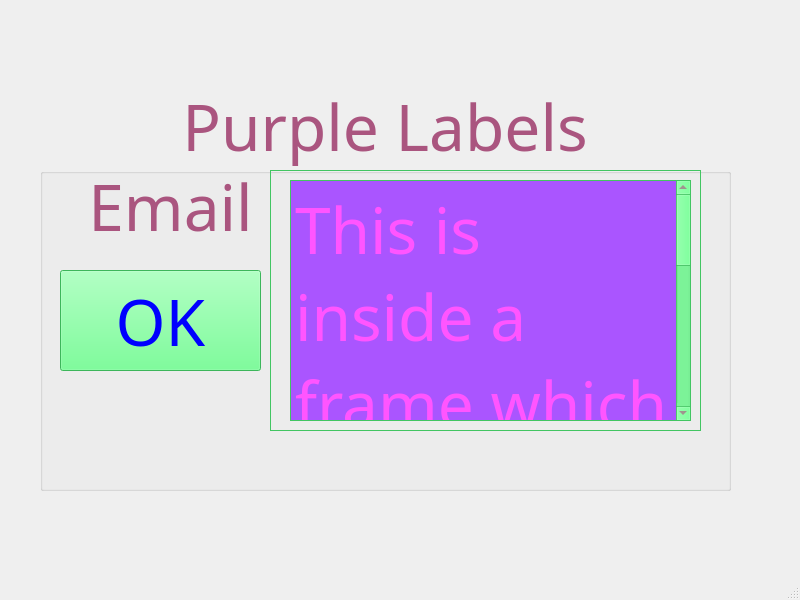
<?xml version="1.0" encoding="UTF-8"?>
<ui version="4.0">
 <class>MainWindow</class>
 <widget class="QMainWindow" name="MainWindow">
  <property name="geometry">
   <rect>
    <x>0</x>
    <y>0</y>
    <width>800</width>
    <height>600</height>
   </rect>
  </property>
  <property name="windowTitle">
   <string>MainWindow</string>
  </property>
  <widget class="QWidget" name="centralwidget">
   <widget class="QGroupBox" name="redLabelGroup">
    <property name="geometry">
     <rect>
      <x>40</x>
      <y>80</y>
      <width>691</width>
      <height>411</height>
     </rect>
    </property>
    <property name="palette">
     <palette>
      <active>
       <colorrole role="WindowText">
        <brush brushstyle="SolidPattern">
         <color alpha="255">
          <red>170</red>
          <green>85</green>
          <blue>127</blue>
         </color>
        </brush>
       </colorrole>
       <colorrole role="Button">
        <brush brushstyle="SolidPattern">
         <color alpha="255">
          <red>85</red>
          <green>255</green>
          <blue>127</blue>
         </color>
        </brush>
       </colorrole>
       <colorrole role="Light">
        <brush brushstyle="SolidPattern">
         <color alpha="255">
          <red>213</red>
          <green>255</green>
          <blue>223</blue>
         </color>
        </brush>
       </colorrole>
       <colorrole role="Midlight">
        <brush brushstyle="SolidPattern">
         <color alpha="255">
          <red>149</red>
          <green>255</green>
          <blue>175</blue>
         </color>
        </brush>
       </colorrole>
       <colorrole role="Dark">
        <brush brushstyle="SolidPattern">
         <color alpha="255">
          <red>42</red>
          <green>127</green>
          <blue>63</blue>
         </color>
        </brush>
       </colorrole>
       <colorrole role="Mid">
        <brush brushstyle="SolidPattern">
         <color alpha="255">
          <red>56</red>
          <green>170</green>
          <blue>84</blue>
         </color>
        </brush>
       </colorrole>
       <colorrole role="Text">
        <brush brushstyle="SolidPattern">
         <color alpha="255">
          <red>255</red>
          <green>85</green>
          <blue>255</blue>
         </color>
        </brush>
       </colorrole>
       <colorrole role="BrightText">
        <brush brushstyle="SolidPattern">
         <color alpha="255">
          <red>255</red>
          <green>255</green>
          <blue>255</blue>
         </color>
        </brush>
       </colorrole>
       <colorrole role="ButtonText">
        <brush brushstyle="SolidPattern">
         <color alpha="255">
          <red>0</red>
          <green>0</green>
          <blue>255</blue>
         </color>
        </brush>
       </colorrole>
       <colorrole role="Base">
        <brush brushstyle="SolidPattern">
         <color alpha="255">
          <red>255</red>
          <green>255</green>
          <blue>255</blue>
         </color>
        </brush>
       </colorrole>
       <colorrole role="Window">
        <brush brushstyle="SolidPattern">
         <color alpha="255">
          <red>85</red>
          <green>255</green>
          <blue>127</blue>
         </color>
        </brush>
       </colorrole>
       <colorrole role="Shadow">
        <brush brushstyle="SolidPattern">
         <color alpha="255">
          <red>0</red>
          <green>0</green>
          <blue>0</blue>
         </color>
        </brush>
       </colorrole>
       <colorrole role="AlternateBase">
        <brush brushstyle="SolidPattern">
         <color alpha="255">
          <red>170</red>
          <green>255</green>
          <blue>191</blue>
         </color>
        </brush>
       </colorrole>
       <colorrole role="ToolTipBase">
        <brush brushstyle="SolidPattern">
         <color alpha="255">
          <red>255</red>
          <green>255</green>
          <blue>220</blue>
         </color>
        </brush>
       </colorrole>
       <colorrole role="ToolTipText">
        <brush brushstyle="SolidPattern">
         <color alpha="255">
          <red>0</red>
          <green>0</green>
          <blue>0</blue>
         </color>
        </brush>
       </colorrole>
      </active>
      <inactive>
       <colorrole role="WindowText">
        <brush brushstyle="SolidPattern">
         <color alpha="255">
          <red>170</red>
          <green>85</green>
          <blue>127</blue>
         </color>
        </brush>
       </colorrole>
       <colorrole role="Button">
        <brush brushstyle="SolidPattern">
         <color alpha="255">
          <red>85</red>
          <green>255</green>
          <blue>127</blue>
         </color>
        </brush>
       </colorrole>
       <colorrole role="Light">
        <brush brushstyle="SolidPattern">
         <color alpha="255">
          <red>213</red>
          <green>255</green>
          <blue>223</blue>
         </color>
        </brush>
       </colorrole>
       <colorrole role="Midlight">
        <brush brushstyle="SolidPattern">
         <color alpha="255">
          <red>149</red>
          <green>255</green>
          <blue>175</blue>
         </color>
        </brush>
       </colorrole>
       <colorrole role="Dark">
        <brush brushstyle="SolidPattern">
         <color alpha="255">
          <red>42</red>
          <green>127</green>
          <blue>63</blue>
         </color>
        </brush>
       </colorrole>
       <colorrole role="Mid">
        <brush brushstyle="SolidPattern">
         <color alpha="255">
          <red>56</red>
          <green>170</green>
          <blue>84</blue>
         </color>
        </brush>
       </colorrole>
       <colorrole role="Text">
        <brush brushstyle="SolidPattern">
         <color alpha="255">
          <red>255</red>
          <green>85</green>
          <blue>255</blue>
         </color>
        </brush>
       </colorrole>
       <colorrole role="BrightText">
        <brush brushstyle="SolidPattern">
         <color alpha="255">
          <red>255</red>
          <green>255</green>
          <blue>255</blue>
         </color>
        </brush>
       </colorrole>
       <colorrole role="ButtonText">
        <brush brushstyle="SolidPattern">
         <color alpha="255">
          <red>0</red>
          <green>0</green>
          <blue>255</blue>
         </color>
        </brush>
       </colorrole>
       <colorrole role="Base">
        <brush brushstyle="SolidPattern">
         <color alpha="255">
          <red>255</red>
          <green>255</green>
          <blue>255</blue>
         </color>
        </brush>
       </colorrole>
       <colorrole role="Window">
        <brush brushstyle="SolidPattern">
         <color alpha="255">
          <red>85</red>
          <green>255</green>
          <blue>127</blue>
         </color>
        </brush>
       </colorrole>
       <colorrole role="Shadow">
        <brush brushstyle="SolidPattern">
         <color alpha="255">
          <red>0</red>
          <green>0</green>
          <blue>0</blue>
         </color>
        </brush>
       </colorrole>
       <colorrole role="AlternateBase">
        <brush brushstyle="SolidPattern">
         <color alpha="255">
          <red>170</red>
          <green>255</green>
          <blue>191</blue>
         </color>
        </brush>
       </colorrole>
       <colorrole role="ToolTipBase">
        <brush brushstyle="SolidPattern">
         <color alpha="255">
          <red>255</red>
          <green>255</green>
          <blue>220</blue>
         </color>
        </brush>
       </colorrole>
       <colorrole role="ToolTipText">
        <brush brushstyle="SolidPattern">
         <color alpha="255">
          <red>0</red>
          <green>0</green>
          <blue>0</blue>
         </color>
        </brush>
       </colorrole>
      </inactive>
      <disabled>
       <colorrole role="WindowText">
        <brush brushstyle="SolidPattern">
         <color alpha="255">
          <red>42</red>
          <green>127</green>
          <blue>63</blue>
         </color>
        </brush>
       </colorrole>
       <colorrole role="Button">
        <brush brushstyle="SolidPattern">
         <color alpha="255">
          <red>85</red>
          <green>255</green>
          <blue>127</blue>
         </color>
        </brush>
       </colorrole>
       <colorrole role="Light">
        <brush brushstyle="SolidPattern">
         <color alpha="255">
          <red>213</red>
          <green>255</green>
          <blue>223</blue>
         </color>
        </brush>
       </colorrole>
       <colorrole role="Midlight">
        <brush brushstyle="SolidPattern">
         <color alpha="255">
          <red>149</red>
          <green>255</green>
          <blue>175</blue>
         </color>
        </brush>
       </colorrole>
       <colorrole role="Dark">
        <brush brushstyle="SolidPattern">
         <color alpha="255">
          <red>42</red>
          <green>127</green>
          <blue>63</blue>
         </color>
        </brush>
       </colorrole>
       <colorrole role="Mid">
        <brush brushstyle="SolidPattern">
         <color alpha="255">
          <red>56</red>
          <green>170</green>
          <blue>84</blue>
         </color>
        </brush>
       </colorrole>
       <colorrole role="Text">
        <brush brushstyle="SolidPattern">
         <color alpha="255">
          <red>42</red>
          <green>127</green>
          <blue>63</blue>
         </color>
        </brush>
       </colorrole>
       <colorrole role="BrightText">
        <brush brushstyle="SolidPattern">
         <color alpha="255">
          <red>255</red>
          <green>255</green>
          <blue>255</blue>
         </color>
        </brush>
       </colorrole>
       <colorrole role="ButtonText">
        <brush brushstyle="SolidPattern">
         <color alpha="255">
          <red>42</red>
          <green>127</green>
          <blue>63</blue>
         </color>
        </brush>
       </colorrole>
       <colorrole role="Base">
        <brush brushstyle="SolidPattern">
         <color alpha="255">
          <red>85</red>
          <green>255</green>
          <blue>127</blue>
         </color>
        </brush>
       </colorrole>
       <colorrole role="Window">
        <brush brushstyle="SolidPattern">
         <color alpha="255">
          <red>85</red>
          <green>255</green>
          <blue>127</blue>
         </color>
        </brush>
       </colorrole>
       <colorrole role="Shadow">
        <brush brushstyle="SolidPattern">
         <color alpha="255">
          <red>0</red>
          <green>0</green>
          <blue>0</blue>
         </color>
        </brush>
       </colorrole>
       <colorrole role="AlternateBase">
        <brush brushstyle="SolidPattern">
         <color alpha="255">
          <red>85</red>
          <green>255</green>
          <blue>127</blue>
         </color>
        </brush>
       </colorrole>
       <colorrole role="ToolTipBase">
        <brush brushstyle="SolidPattern">
         <color alpha="255">
          <red>255</red>
          <green>255</green>
          <blue>220</blue>
         </color>
        </brush>
       </colorrole>
       <colorrole role="ToolTipText">
        <brush brushstyle="SolidPattern">
         <color alpha="255">
          <red>0</red>
          <green>0</green>
          <blue>0</blue>
         </color>
        </brush>
       </colorrole>
      </disabled>
     </palette>
    </property>
    <property name="font">
     <font>
      <family>Estrangelo Midyat</family>
      <pointsize>48</pointsize>
     </font>
    </property>
    <property name="title">
     <string>Purple Labels</string>
    </property>
    <property name="alignment">
     <set>Qt::AlignCenter</set>
    </property>
    <widget class="QLabel" name="label">
     <property name="geometry">
      <rect>
       <x>20</x>
       <y>80</y>
       <width>221</width>
       <height>91</height>
      </rect>
     </property>
     <property name="text">
      <string>Email</string>
     </property>
     <property name="alignment">
      <set>Qt::AlignCenter</set>
     </property>
    </widget>
    <widget class="QFrame" name="frame">
     <property name="geometry">
      <rect>
       <x>230</x>
       <y>90</y>
       <width>431</width>
       <height>261</height>
      </rect>
     </property>
     <property name="palette">
      <palette>
       <active>
        <colorrole role="Base">
         <brush brushstyle="SolidPattern">
          <color alpha="255">
           <red>170</red>
           <green>85</green>
           <blue>255</blue>
          </color>
         </brush>
        </colorrole>
       </active>
       <inactive>
        <colorrole role="Base">
         <brush brushstyle="SolidPattern">
          <color alpha="255">
           <red>170</red>
           <green>85</green>
           <blue>255</blue>
          </color>
         </brush>
        </colorrole>
       </inactive>
       <disabled>
        <colorrole role="Base">
         <brush brushstyle="SolidPattern">
          <color alpha="255">
           <red>85</red>
           <green>255</green>
           <blue>127</blue>
          </color>
         </brush>
        </colorrole>
       </disabled>
      </palette>
     </property>
     <property name="frameShape">
      <enum>QFrame::StyledPanel</enum>
     </property>
     <property name="frameShadow">
      <enum>QFrame::Raised</enum>
     </property>
     <widget class="QPlainTextEdit" name="plainTextEdit">
      <property name="geometry">
       <rect>
        <x>20</x>
        <y>10</y>
        <width>401</width>
        <height>241</height>
       </rect>
      </property>
      <property name="plainText">
       <string>This is inside a frame which is invisible despite the group box</string>
      </property>
     </widget>
    </widget>
    <widget class="QPushButton" name="pushButton">
     <property name="geometry">
      <rect>
       <x>20</x>
       <y>190</y>
       <width>201</width>
       <height>101</height>
      </rect>
     </property>
     <property name="text">
      <string>OK</string>
     </property>
    </widget>
   </widget>
  </widget>
  <widget class="QMenuBar" name="menubar">
   <property name="geometry">
    <rect>
     <x>0</x>
     <y>0</y>
     <width>800</width>
     <height>20</height>
    </rect>
   </property>
  </widget>
  <widget class="QStatusBar" name="statusbar"/>
 </widget>
 <resources/>
 <connections/>
</ui>
